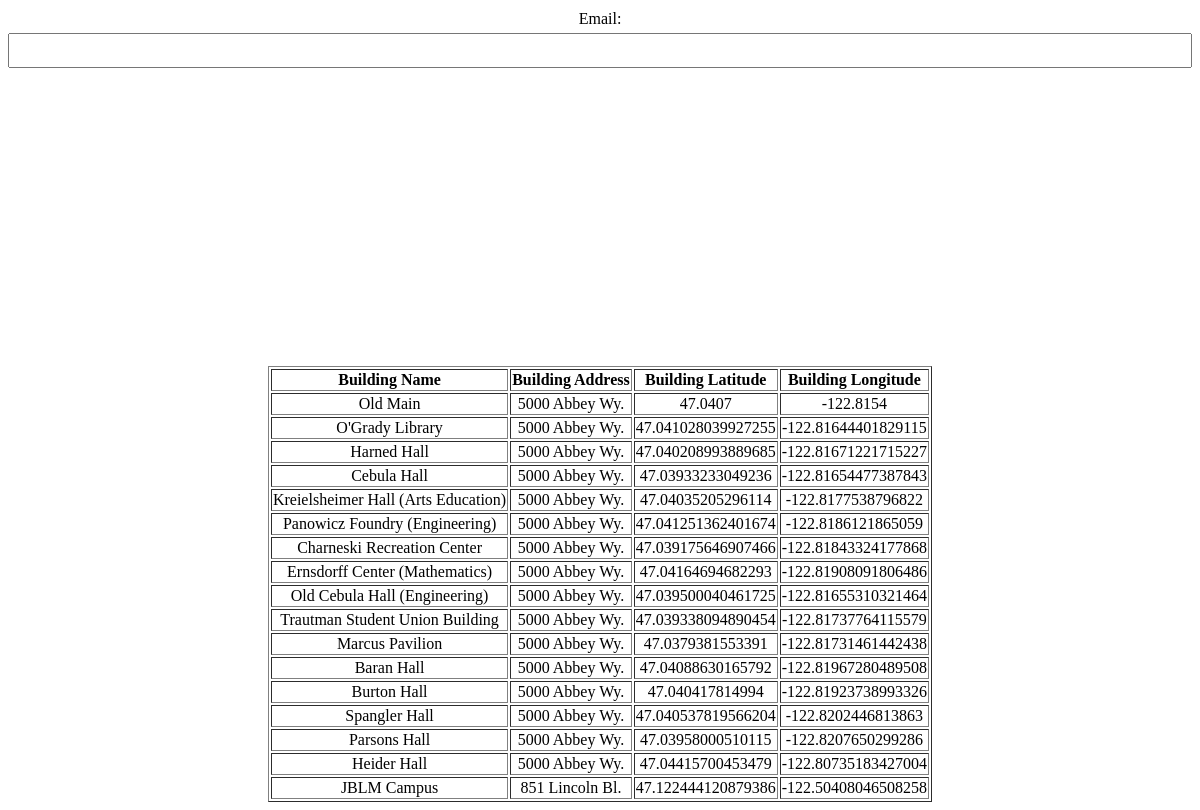
The page / on the database its author committed.
### tables this page shows
CREATE TABLE building (
    id MEDIUMINT NOT NULL AUTO_INCREMENT,
	name VARCHAR(255),
	address VARCHAR(255),
    latitude DOUBLE PRECISION,
    longitude DOUBLE PRECISION,
    purpose VARCHAR(255),
    PRIMARY KEY (id)
);

### index.php (the view, shortened to what this page needs)
<!DOCTYPE html>
<html>
  <head><title>CSC355 Project Main Page Test</title></head>
  <link type="text/css" rel="stylesheet" href="style.css"/>
  <?php
   $dbhost = "localhost";
   $dbuser = "viewer";
   $dbpass = "\$MUs8ints1";
   $db = "LocationDB";
   $conn = new mysqli($dbhost, $dbuser, $dbpass,$db) or die("Connect failed: %s\n". $conn -> error);
   $opt = $conn -> query("SELECT id, name, address, latitude, longitude FROM building");
   ?>
  <body>
  <label for="email">Email:</label>
        <input type="email" id="email" name="email" required>
    <table border="1">
       <tr>
              <th>Building Name</th>
              <th>Building Address</th>
              <th>Building Latitude</th>
              <th>Building Longitude</th>
       </tr>
      <?php
      if ($opt != null) {
          while($row = mysqli_fetch_assoc($opt)) {
              echo '<tr>';
              echo '<td>' . $row['name'] . '</td>';
              echo '<td>' . $row['address'] . '</td>';
              echo '<td>' . $row['latitude'] . '</td>';
              echo '<td>' . $row['longitude'] . '</td>';
              echo '</tr><br>';
          }
      }
       ?>
       </table>
  </body>
</html>

### style.css (style rules this page uses)
body { text-align: center; }
html { max-width: 1300px; margin: auto; }
table { margin-left: auto; margin-right: auto; }
label { display: block; margin-top: 10px; }
input { width: 100%; padding: 8px; margin-top: 5px; margin-bottom: 10px; box-sizing: border-box; }

### rows shown on the page
building: name "Old Main", address "5000 Abbey Wy.", latitude "47.0407", longitude "-122.8154"
building: name "O'Grady Library", address "5000 Abbey Wy.", latitude "47.041028039927255", longitude "-122.81644401829115"
building: name "Harned Hall", address "5000 Abbey Wy.", latitude "47.040208993889685", longitude "-122.81671221715227"
building: name "Cebula Hall", address "5000 Abbey Wy.", latitude "47.03933233049236", longitude "-122.81654477387843"
building: name "Kreielsheimer Hall (Arts Education)", address "5000 Abbey Wy.", latitude "47.04035205296114", longitude "-122.8177538796822"
building: name "Panowicz Foundry (Engineering)", address "5000 Abbey Wy.", latitude "47.041251362401674", longitude "-122.8186121865059"
building: name "Charneski Recreation Center", address "5000 Abbey Wy.", latitude "47.039175646907466", longitude "-122.81843324177868"
building: name "Ernsdorff Center (Mathematics)", address "5000 Abbey Wy.", latitude "47.04164694682293", longitude "-122.81908091806486"
building: name "Old Cebula Hall (Engineering)", address "5000 Abbey Wy.", latitude "47.039500040461725", longitude "-122.81655310321464"
building: name "Trautman Student Union Building", address "5000 Abbey Wy.", latitude "47.039338094890454", longitude "-122.81737764115579"
building: name "Marcus Pavilion", address "5000 Abbey Wy.", latitude "47.0379381553391", longitude "-122.81731461442438"
building: name "Baran Hall", address "5000 Abbey Wy.", latitude "47.04088630165792", longitude "-122.81967280489508"
building: name "Burton Hall", address "5000 Abbey Wy.", latitude "47.040417814994", longitude "-122.81923738993326"
building: name "Spangler Hall", address "5000 Abbey Wy.", latitude "47.040537819566204", longitude "-122.8202446813863"
building: name "Parsons Hall", address "5000 Abbey Wy.", latitude "47.03958000510115", longitude "-122.8207650299286"
building: name "Heider Hall", address "5000 Abbey Wy.", latitude "47.04415700453479", longitude "-122.80735183427004"
building: name "JBLM Campus", address "851 Lincoln Bl.", latitude "47.122444120879386", longitude "-122.50408046508258"
